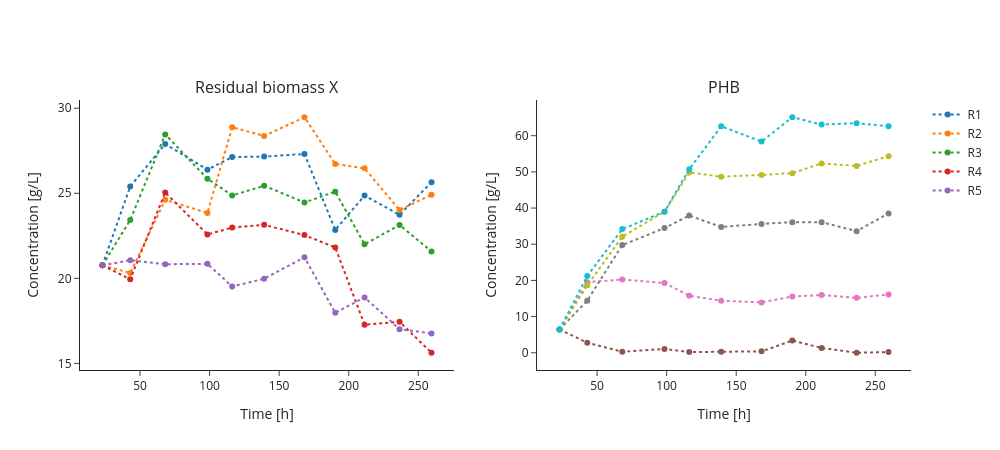

Write notebook code for a chart like this one.
### Markdown cell above
## 8 Digitized time series (Atlić et al.)

### Code cell
phb_df = pd.read_csv("data-fig4a.csv", index_col=0)
cdm_df = pd.read_csv("data-fig4b.csv", index_col=0)
t_avg = (phb_df.index.to_numpy() + cdm_df.index.to_numpy()) / 2   # digitized times differ slightly
phb_df.index = cdm_df.index = t_avg
phb_df.columns = cdm_df.columns = list(EXP.index)
x_df = cdm_df - phb_df                                               # residual biomass = CDM - PHB

T_SS = 139  # h
ss_dig = pd.DataFrame({"X": x_df[x_df.index >= T_SS].mean(), "X_sd": x_df[x_df.index >= T_SS].std(),
                       "PHB": phb_df[phb_df.index >= T_SS].mean(), "PHB_sd": phb_df[phb_df.index >= T_SS].std()})
display(pd.concat({"reported": EXP, "digitized": ss_dig}, axis=1).round(1))

fig = make_subplots(rows=1, cols=2, subplot_titles=["Residual biomass X", "PHB"])
for col, df in enumerate([x_df, phb_df], start=1):
    for r in df.columns:
        fig.add_trace(go.Scatter(x=df.index, y=df[r], mode="markers+lines", name=r,
                                 line=dict(dash="dot"), showlegend=(col == 1)), row=1, col=col)
fig.update_xaxes(title_text="Time [h]")
fig.update_yaxes(title_text="Concentration [g/L]")
fig.update_layout(width=1000, height=450, template="simple_white")
fig.show()

### Figure 1 — Plotly figure (JSON) as saved in the notebook; plotly's stock layout.template omitted (floating-point values rounded to 4 significant figures)
{"data": [{"line": {"dash": "dot"}, "mode": "markers+lines", "name": "R1", "showlegend": true, "type": "scatter", "x": [22.97, 42.94, 68.1, 98.45, 116.2, 139.2, 168.2, 190.3, 211.4, 236.5, 259.5], "xaxis": "x", "y": [20.76, 25.4, 27.9, 26.39, 27.13, 27.16, 27.31, 22.85, 24.86, 23.74, 25.65], "yaxis": "y"}, {"line": {"dash": "dot"}, "mode": "markers+lines", "name": "R2", "showlegend": true, "type": "scatter", "x": [22.97, 42.94, 68.1, 98.45, 116.2, 139.2, 168.2, 190.3, 211.4, 236.5, 259.5], "xaxis": "x", "y": [20.76, 20.32, 24.62, 23.85, 28.88, 28.37, 29.47, 26.72, 26.46, 24.02, 24.91], "yaxis": "y"}, {"line": {"dash": "dot"}, "mode": "markers+lines", "name": "R3", "showlegend": true, "type": "scatter", "x": [22.97, 42.94, 68.1, 98.45, 116.2, 139.2, 168.2, 190.3, 211.4, 236.5, 259.5], "xaxis": "x", "y": [20.76, 23.43, 28.46, 25.86, 24.87, 25.45, 24.46, 25.09, 22.0, 23.14, 21.58], "yaxis": "y"}, {"line": {"dash": "dot"}, "mode": "markers+lines", "name": "R4", "showlegend": true, "type": "scatter", "x": [22.97, 42.94, 68.1, 98.45, 116.2, 139.2, 168.2, 190.3, 211.4, 236.5, 259.5], "xaxis": "x", "y": [20.76, 19.94, 25.04, 22.58, 22.98, 23.14, 22.54, 21.81, 17.27, 17.45, 15.62], "yaxis": "y"}, {"line": {"dash": "dot"}, "mode": "markers+lines", "name": "R5", "showlegend": true, "type": "scatter", "x": [22.97, 42.94, 68.1, 98.45, 116.2, 139.2, 168.2, 190.3, 211.4, 236.5, 259.5], "xaxis": "x", "y": [20.76, 21.06, 20.83, 20.85, 19.52, 19.98, 21.23, 17.97, 18.88, 17.01, 16.76], "yaxis": "y"}, {"line": {"dash": "dot"}, "mode": "markers+lines", "name": "R1", "showlegend": false, "type": "scatter", "x": [22.97, 42.94, 68.1, 98.45, 116.2, 139.2, 168.2, 190.3, 211.4, 236.5, 259.5], "xaxis": "x2", "y": [6.433, 2.785, 0.2881, 1.056, 0.192, 0.2881, 0.3841, 3.361, 1.344, 0.0, 0.192], "yaxis": "y2"}, {"line": {"dash": "dot"}, "mode": "markers+lines", "name": "R2", "showlegend": false, "type": "scatter", "x": [22.97, 42.94, 68.1, 98.45, 116.2, 139.2, 168.2, 190.3, 211.4, 236.5, 259.5], "xaxis": "x2", "y": [6.433, 19.49, 20.26, 19.3, 15.75, 14.4, 13.92, 15.56, 15.94, 15.17, 16.13], "yaxis": "y2"}, {"line": {"dash": "dot"}, "mode": "markers+lines", "name": "R3", "showlegend": false, "type": "scatter", "x": [22.97, 42.94, 68.1, 98.45, 116.2, 139.2, 168.2, 190.3, 211.4, 236.5, 259.5], "xaxis": "x2", "y": [6.433, 14.4, 29.77, 34.47, 37.93, 34.76, 35.62, 36.1, 36.1, 33.61, 38.5], "yaxis": "y2"}, {"line": {"dash": "dot"}, "mode": "markers+lines", "name": "R4", "showlegend": false, "type": "scatter", "x": [22.97, 42.94, 68.1, 98.45, 116.2, 139.2, 168.2, 190.3, 211.4, 236.5, 259.5], "xaxis": "x2", "y": [6.433, 18.63, 32.07, 38.98, 49.84, 48.68, 49.16, 49.64, 52.33, 51.66, 54.35], "yaxis": "y2"}, {"line": {"dash": "dot"}, "mode": "markers+lines", "name": "R5", "showlegend": false, "type": "scatter", "x": [22.97, 42.94, 68.1, 98.45, 116.2, 139.2, 168.2, 190.3, 211.4, 236.5, 259.5], "xaxis": "x2", "y": [6.433, 21.22, 34.18, 38.98, 50.7, 62.61, 58.38, 65.1, 63.09, 63.47, 62.61], "yaxis": "y2"}], "layout": {"annotations": [{"font": {"size": 16}, "showarrow": false, "text": "Residual biomass X", "x": 0.225, "xanchor": "center", "xref": "paper", "y": 1, "yanchor": "bottom", "yref": "paper"}, {"font": {"size": 16}, "showarrow": false, "text": "PHB", "x": 0.775, "xanchor": "center", "xref": "paper", "y": 1, "yanchor": "bottom", "yref": "paper"}], "height": 450, "width": 1000, "xaxis": {"anchor": "y", "domain": [0, 0.45], "title": {"text": "Time [h]"}}, "xaxis2": {"anchor": "y2", "domain": [0.55, 1], "title": {"text": "Time [h]"}}, "yaxis": {"anchor": "x", "domain": [0, 1], "title": {"text": "Concentration [g/L]"}}, "yaxis2": {"anchor": "x2", "domain": [0, 1], "title": {"text": "Concentration [g/L]"}}}}
